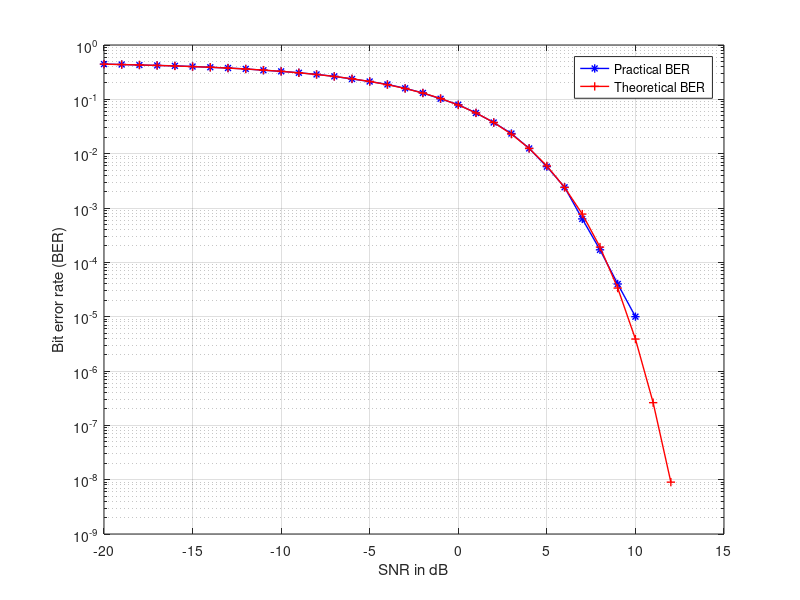

Here is the MATLAB script that generated this plot: (Note: this script raises an error after producing the figure.)
clc;
clear all;
close all;

% Parameters
SNRdB = -20:1:12;       % SNR range in dB
SNR = 10.^(SNRdB/10);   % SNR in linear scale
N = 10^5;               % Number of symbols
M = 2;                  % Modulation order (e.g., M=8 for 8-PSK)

% Generate random data symbols from 0 to M-1
x = randi([0 M-1], 1, N);

% Map symbols to M-PSK constellation points
X_PSK = exp(1j * (2 * pi * x / M));

% Initialize BER array
Num_of_corrupted = zeros(1, length(SNR));

% Loop over each SNR value
for k = 1:length(SNR)
    % Add complex Gaussian noise scaled by SNR
    noise = (1/sqrt(2)) * (randn(1, N) + 1j * randn(1, N));  % Complex noise
    y = sqrt(SNR(k)) * X_PSK + noise;                        % Received signal
    
    % Demodulate received signal by finding the closest constellation point
    detected_symbols = mod(round(angle(y) * M / (2 * pi)), M);
    
    % Calculate the number of symbol errors
    Num_of_corrupted(k) = sum(detected_symbols ~= x);
end

% Calculate BER
ber = Num_of_corrupted / N;

% Plot results
figure;
practical = semilogy(SNRdB, ber, 'b*-', 'LineWidth', 1);
hold on;

% Theoretical BER for M-PSK (approximation)
theoretical = (2/M) * qfunc(sqrt(2 * SNR * sin(pi/M)^2));
theo = semilogy(SNRdB, theoretical, 'r+-', 'LineWidth', 1);

% Labels and grid
xlabel('SNR in dB');
ylabel('Bit error rate (BER)');
legend('Practical BER', 'Theoretical BER');
hold off;
grid on;
datacursormode on;
